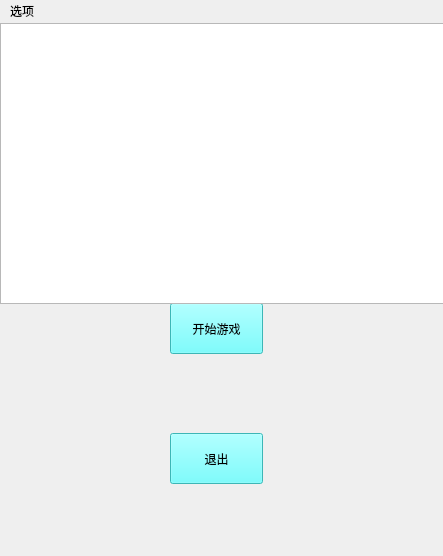
<?xml version="1.0" encoding="UTF-8"?>
<ui version="4.0">
 <class>MainWindow</class>
 <widget class="QMainWindow" name="MainWindow">
  <property name="geometry">
   <rect>
    <x>0</x>
    <y>0</y>
    <width>443</width>
    <height>556</height>
   </rect>
  </property>
  <property name="windowTitle">
   <string>MainWindow</string>
  </property>
  <property name="styleSheet">
   <string notr="true">background-image: url(:/img/name.jpg);
border-top-color: rgb(255, 255, 255);



</string>
  </property>
  <widget class="QWidget" name="centralwidget">
   <widget class="QPushButton" name="PB">
    <property name="geometry">
     <rect>
      <x>170</x>
      <y>280</y>
      <width>93</width>
      <height>51</height>
     </rect>
    </property>
    <property name="styleSheet">
     <string notr="true">selection-background-color: qlineargradient(spread:pad, x1:0, y1:0, x2:0, y2:1, stop:0 rgba(255, 0, 0, 255), stop:0.339795 rgba(255, 0, 0, 255), stop:0.339799 rgba(255, 255, 255, 255), stop:0.662444 rgba(255, 255, 255, 255), stop:0.662469 rgba(0, 0, 255, 255), stop:1 rgba(0, 0, 255, 255));
border-color: rgb(85, 255, 255);
background-color: rgb(85, 255, 255);</string>
    </property>
    <property name="text">
     <string>开始游戏</string>
    </property>
   </widget>
   <widget class="QPushButton" name="PB1">
    <property name="geometry">
     <rect>
      <x>170</x>
      <y>410</y>
      <width>93</width>
      <height>51</height>
     </rect>
    </property>
    <property name="styleSheet">
     <string notr="true">border-bottom-color: rgb(85, 255, 255);
background-color: rgb(85, 255, 255);</string>
    </property>
    <property name="text">
     <string>退出</string>
    </property>
   </widget>
   <widget class="QTextEdit" name="textEdit">
    <property name="geometry">
     <rect>
      <x>0</x>
      <y>0</y>
      <width>481</width>
      <height>281</height>
     </rect>
    </property>
    <property name="html">
     <string>&lt;!DOCTYPE HTML PUBLIC &quot;-//W3C//DTD HTML 4.0//EN&quot; &quot;http://www.w3.org/TR/REC-html40/strict.dtd&quot;&gt;
&lt;html&gt;&lt;head&gt;&lt;meta name=&quot;qrichtext&quot; content=&quot;1&quot; /&gt;&lt;style type=&quot;text/css&quot;&gt;
p, li { white-space: pre-wrap; }
&lt;/style&gt;&lt;/head&gt;&lt;body style=&quot; font-family:'SimSun'; font-size:9pt; font-weight:400; font-style:normal;&quot;&gt;
&lt;p align=&quot;center&quot; style=&quot;-qt-paragraph-type:empty; margin-top:0px; margin-bottom:0px; margin-left:0px; margin-right:0px; -qt-block-indent:0; text-indent:0px;&quot;&gt;&lt;br /&gt;&lt;/p&gt;
&lt;p align=&quot;center&quot; style=&quot;-qt-paragraph-type:empty; margin-top:0px; margin-bottom:0px; margin-left:0px; margin-right:0px; -qt-block-indent:0; text-indent:0px;&quot;&gt;&lt;br /&gt;&lt;/p&gt;
&lt;p align=&quot;center&quot; style=&quot;-qt-paragraph-type:empty; margin-top:0px; margin-bottom:0px; margin-left:0px; margin-right:0px; -qt-block-indent:0; text-indent:0px;&quot;&gt;&lt;br /&gt;&lt;/p&gt;
&lt;p align=&quot;center&quot; style=&quot;-qt-paragraph-type:empty; margin-top:0px; margin-bottom:0px; margin-left:0px; margin-right:0px; -qt-block-indent:0; text-indent:0px;&quot;&gt;&lt;br /&gt;&lt;/p&gt;
&lt;p align=&quot;center&quot; style=&quot;-qt-paragraph-type:empty; margin-top:0px; margin-bottom:0px; margin-left:0px; margin-right:0px; -qt-block-indent:0; text-indent:0px;&quot;&gt;&lt;br /&gt;&lt;/p&gt;
&lt;p align=&quot;center&quot; style=&quot; margin-top:0px; margin-bottom:0px; margin-left:0px; margin-right:0px; -qt-block-indent:0; text-indent:0px;&quot;&gt;&lt;span style=&quot; font-size:20pt; color:#ffffff;&quot;&gt;Welcome to 2048 Game!&lt;/span&gt;&lt;/p&gt;&lt;/body&gt;&lt;/html&gt;</string>
    </property>
   </widget>
  </widget>
  <widget class="QMenuBar" name="menubar">
   <property name="geometry">
    <rect>
     <x>0</x>
     <y>0</y>
     <width>443</width>
     <height>26</height>
    </rect>
   </property>
   <widget class="QMenu" name="menu">
    <property name="title">
     <string>选项</string>
    </property>
    <widget class="QMenu" name="menu_3">
     <property name="title">
      <string>作者</string>
     </property>
     <addaction name="action2020_9_1"/>
    </widget>
    <widget class="QMenu" name="menu_4">
     <property name="title">
      <string>日期</string>
     </property>
     <addaction name="action2020_9_2"/>
    </widget>
    <addaction name="menu_3"/>
    <addaction name="menu_4"/>
   </widget>
   <addaction name="menu"/>
  </widget>
  <widget class="QStatusBar" name="statusbar"/>
  <action name="action_2">
   <property name="text">
    <string>吴一川</string>
   </property>
  </action>
  <action name="action2020_9_1">
   <property name="text">
    <string>吴一川</string>
   </property>
  </action>
  <action name="action2020_9_2">
   <property name="text">
    <string>2020.9.1</string>
   </property>
  </action>
 </widget>
 <resources/>
 <connections/>
</ui>
